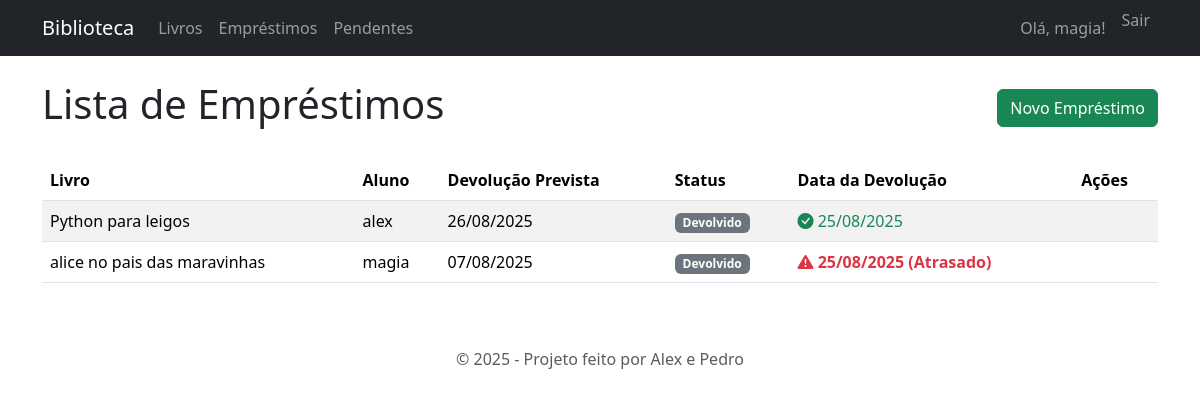
The app's page /emprestimos/ (signed in) with its own data.
### biblioteca_core/models.py (models this page shows, shortened)
class Emprestimo(models.Model):
    STATUS_CHOICES = [
        ('ativo', 'Ativo'),
        ('devolvido', 'Devolvido'),
    ]
    livro = models.ForeignKey(Livro, on_delete=models.PROTECT, help_text="Livro a ser emprestado")
    aluno = models.ForeignKey(User, on_delete=models.CASCADE, help_text="Aluno que realizou o empréstimo")
    data_emprestimo = models.DateField(auto_now_add=True)
    data_devolucao_prevista = models.DateField(help_text="Data prevista para devolução")
    data_devolucao_real = models.DateField(null=True, blank=True, help_text="Data em que o livro foi devolvido")
    status = models.CharField(max_length=10, choices=STATUS_CHOICES, default='ativo')
    class Meta:
        ordering = ['-data_emprestimo']
    @property
    def foi_devolvido_com_atraso(self):
        if self.data_devolucao_real and self.data_devolucao_real > self.data_devolucao_prevista:
            return True
        return False

class Livro(models.Model):
    titulo = models.CharField(max_length=200, help_text="Título do livro")
    autor = models.CharField(max_length=150, help_text="Autor do livro")
    sinopse = models.TextField(null=True, blank=True, help_text="Breve resumo do livro")
    genero = models.CharField(max_length=100, help_text="Gênero")
    ano_publicacao = models.IntegerField(help_text="Ano de Publicação")
    isbn = models.CharField('ISBN', max_length=13, unique=True, help_text='13 Caracteres <a href="https://www.isbn-international.org/content/what-isbn">ISBN number</a>')
    quantidade_disponivel = models.PositiveIntegerField(default=1, help_text="Quantidade em estoque")
    capa = models.ImageField(upload_to='capas/', null=True, blank=True, help_text="Capa do livro")
    class Meta:
        ordering = ['titulo']

### biblioteca_core/views.py (the view)
# urls.py: path('emprestimos/', EmprestimoListView.as_view(), name='emprestimo-list'),
class EmprestimoListView(LoginRequiredMixin, ListView):
    model = Emprestimo
    template_name = 'biblioteca_core/emprestimo_list.html'
    context_object_name = 'emprestimos'

### biblioteca_core/templates/biblioteca_core/emprestimo_list.html (shortened to what this page needs)
{% extends 'biblioteca_core/base.html' %}
{% block content %}
    <div class="d-flex justify-content-between align-items-center mb-4">
        <h1>Lista de Empréstimos</h1>
        {% if user.is_staff %}
            <a href="{% url 'emprestimo-create' %}" class="btn btn-success">Novo Empréstimo</a>
        {% endif %}
    </div>
    <div class="table-responsive">
        <table class="table table-striped table-hover align-middle">
            <thead>
                <tr>
                    <th>Livro</th>
                    <th>Aluno</th>
                    <th>Devolução Prevista</th>
                    <th>Status</th>
                    <th>Data da Devolução</th> {% if user.is_staff %}<th>Ações</th>{% endif %}
                </tr>
            </thead>
            <tbody>
                {% for emprestimo in emprestimos %}
                    <tr>
                        <td>{{ emprestimo.livro.titulo }}</td>
                        <td>{{ emprestimo.aluno.username }}</td>
                        <td>{{ emprestimo.data_devolucao_prevista|date:"d/m/Y" }}</td>
                        <td>
                            <span class="badge bg-{% if emprestimo.status == 'ativo' %}warning text-dark{% else %}secondary{% endif %}">
                                {{ emprestimo.get_status_display }}
                            </span>
                        </td>
                        <td>
                            {% if emprestimo.foi_devolvido_com_atraso %}
                                <span class="text-danger fw-bold">
                                    <i class="bi bi-exclamation-triangle-fill"></i>
                                    {{ emprestimo.data_devolucao_real|date:"d/m/Y" }} (Atrasado)
                                </span>
                            {% elif emprestimo.status == 'devolvido' %}
                                <span class="text-success">
                                    <i class="bi bi-check-circle-fill"></i>
                                    {{ emprestimo.data_devolucao_real|date:"d/m/Y" }}
                                </span>
                            {% else %}
                                <span class="text-muted">—</span>
                            {% endif %}
                        </td>
                        {% if user.is_staff %}
                            <td>
                            </td>
                        {% endif %}
                    </tr>
                {% empty %}
                    <tr>
                        <td colspan="6" class="text-center">Nenhum empréstimo registrado.</td>
                    </tr>
                {% endfor %}
            </tbody>
        </table>
    </div>
{% endblock %}

### biblioteca_core/templates/biblioteca_core/base.html (shortened to what this page needs)
<!DOCTYPE html>
<html lang="pt-br">
<head>
    <link href="https://cdn.jsdelivr.net/npm/bootstrap@5.3.3/dist/css/bootstrap.min.css" rel="stylesheet">
    <link rel="stylesheet" href="https://cdn.jsdelivr.net/npm/bootstrap-icons@1.11.3/font/bootstrap-icons.min.css">
</head>
<body>
    <nav class="navbar navbar-expand-lg navbar-dark bg-dark mb-4">
        <div class="container">
            <a class="navbar-brand" href="{% url 'home' %}">Biblioteca</a>
            <div class="collapse navbar-collapse" id="navbarNav">
                <ul class="navbar-nav me-auto mb-2 mb-lg-0">
                    <li class="nav-item"><a class="nav-link" href="{% url 'livro-list' %}">Livros</a></li>
                    <li class="nav-item"><a class="nav-link" href="{% url 'emprestimo-list' %}">Empréstimos</a></li>
                    <li class="nav-item"><a class="nav-link" href="{% url 'emprestimo-pendentes-list' %}">Pendentes</a></li>
                </ul>
                <ul class="navbar-nav">
                    {% if user.is_authenticated %}
                        <li class="nav-item"><span class="nav-link">Olá, {{ user.username }}!</span></li>
                        <li class="nav-item">
                            <form method="post" action="{% url 'logout' %}">
                                <button type="submit" class="nav-link-button nav-link">Sair</button>
                            </form>
                        </li>
                    {% else %}
                        <li class="nav-item"><a class="nav-link" href="{% url 'login' %}">Entrar</a></li>
                    {% endif %}
                </ul>
            </div>
        </div>
    </nav>
    <main class="container">
        {% block content %}
        {% endblock %}
    </main>
    <footer class="text-center mt-5 text-muted">
        <p>&copy; 2025 - Projeto feito por Alex e Pedro</p>
    </footer>
</body>
</html>

### biblioteca_core/templates/biblioteca_core/base.html (style rules this page uses)
.nav-link-button { background: none; border: none; padding: 0; color: rgba(255,255,255,.55); cursor: pointer; }

### records on screen
Emprestimo: livro.titulo "Python para leigos", aluno.username "alex", data_devolucao_prevista "26/08/2025", status "Devolvido", data_devolucao_real "25/08/2025"
Emprestimo: livro.titulo "alice no pais das maravinhas", aluno.username "magia", data_devolucao_prevista "07/08/2025", status "Devolvido", data_devolucao_real "25/08/2025"

### other values on screen
{{ user.username }} "magia"
